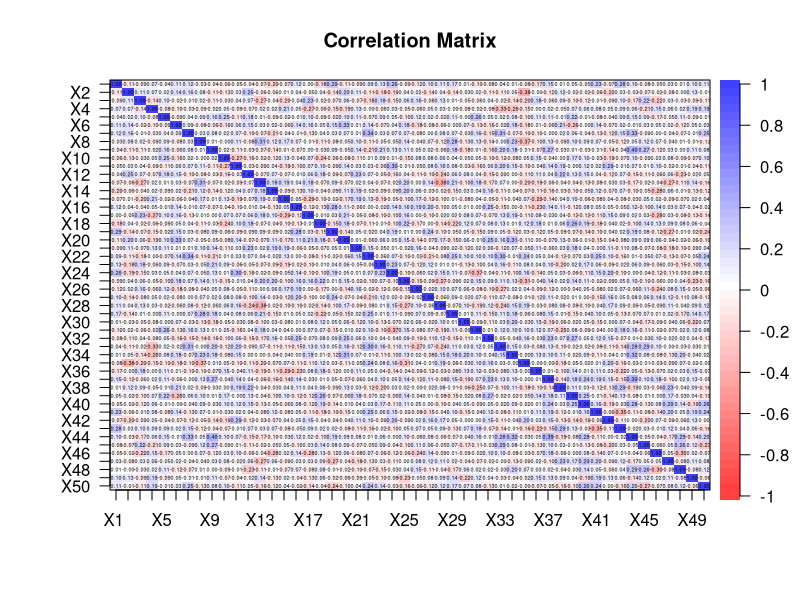
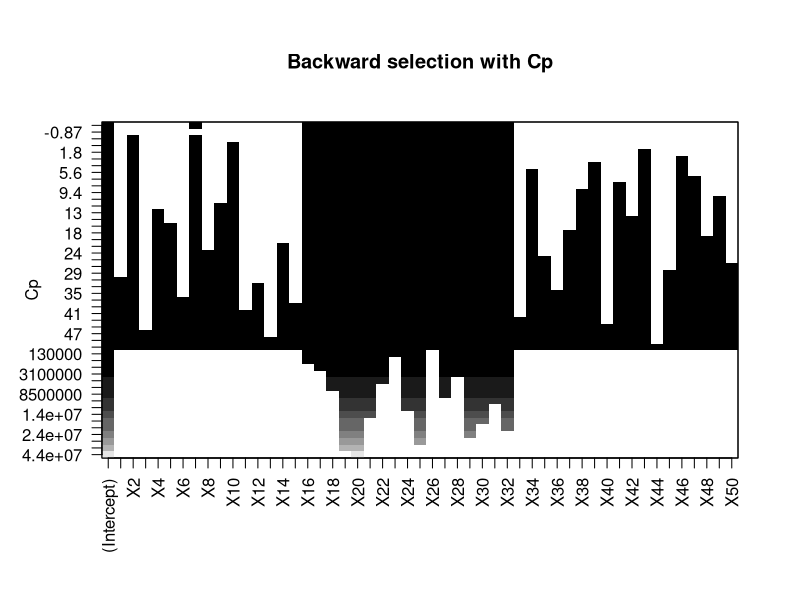
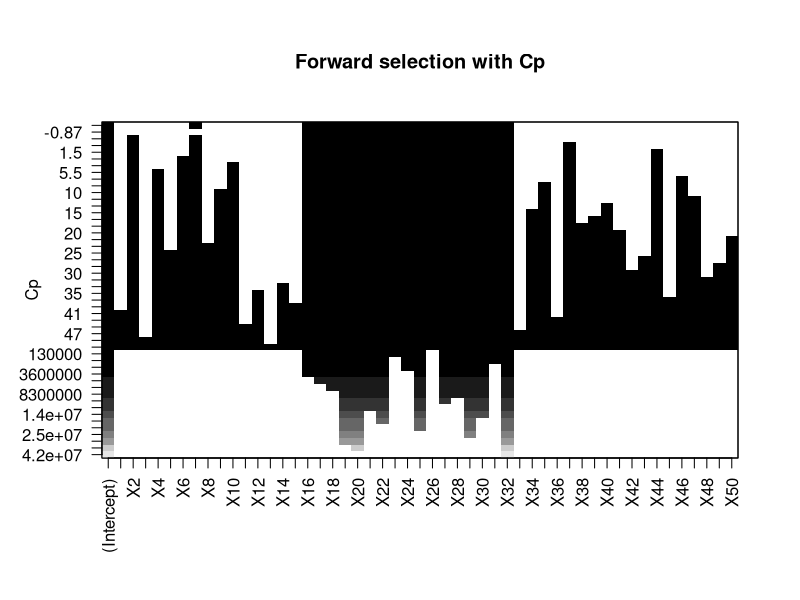
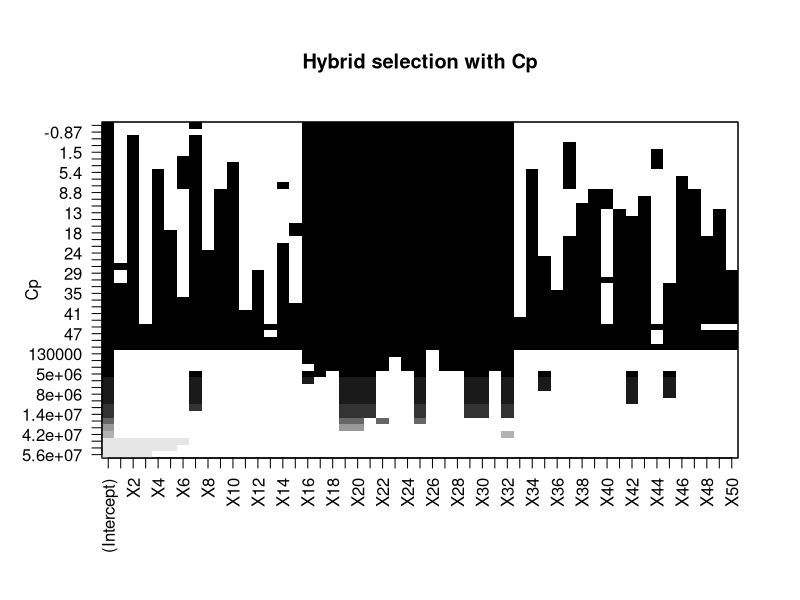
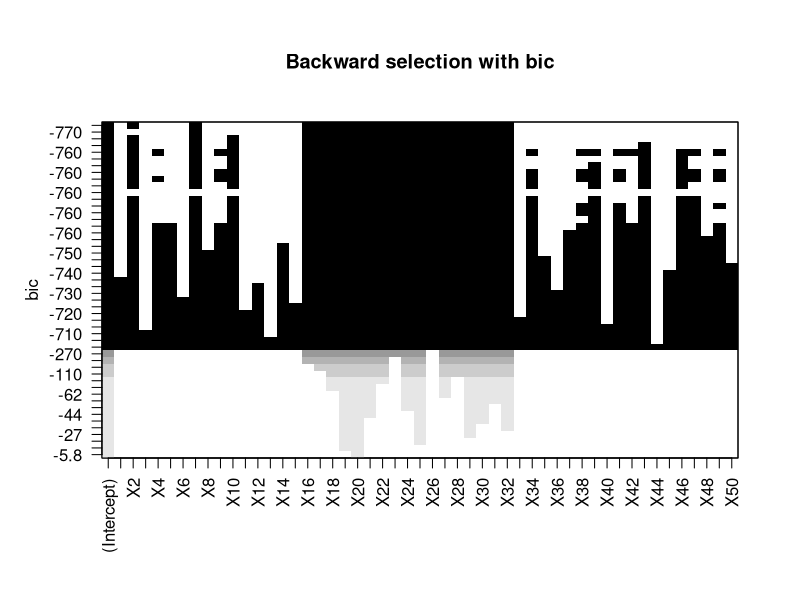
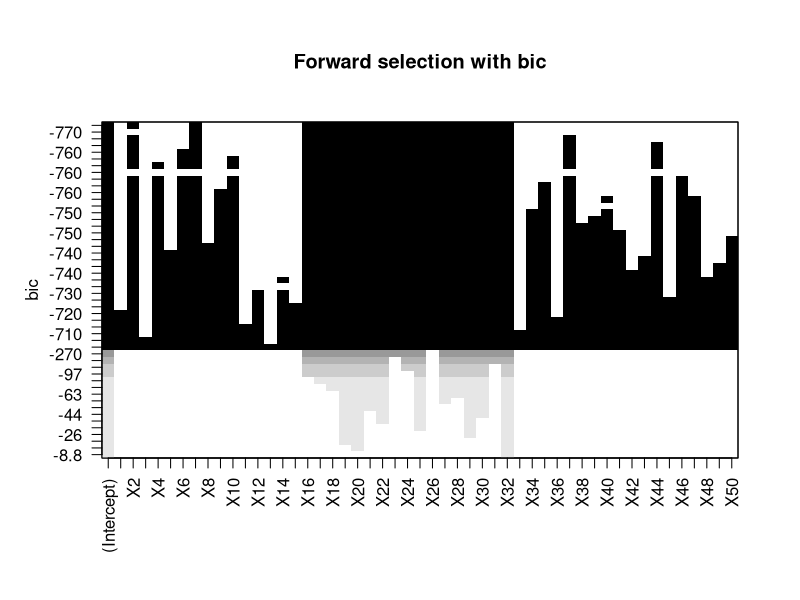
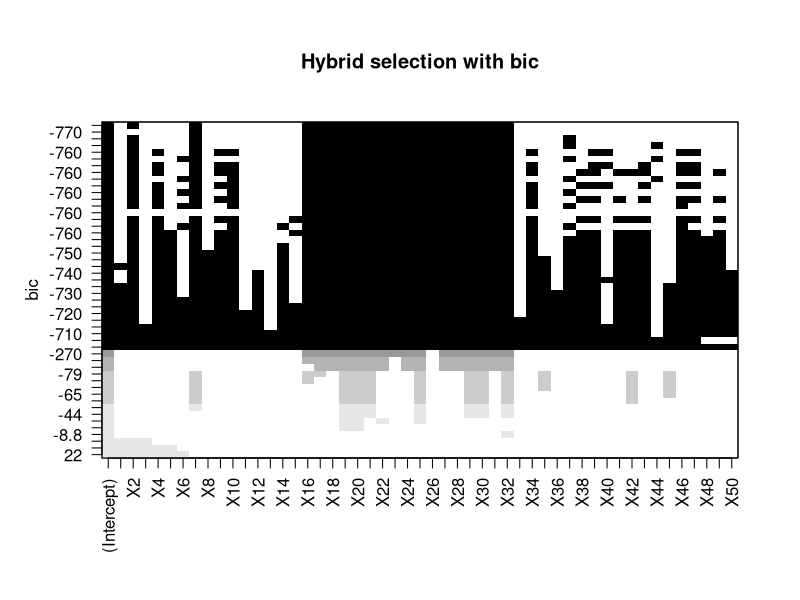
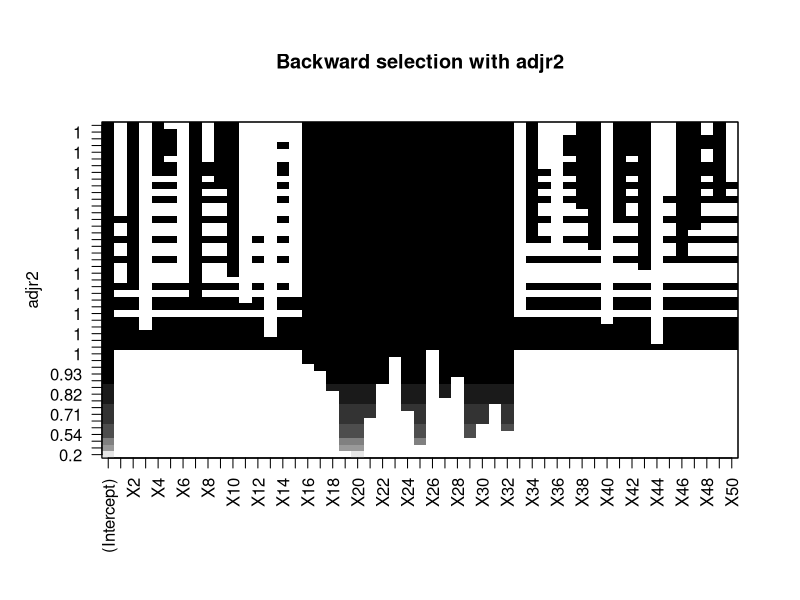

Here is the R script that generated these plots, in order:
####################################################
####################### Setup ######################
####################################################
library(glmnet)   # Load the "glmnet" package
library(plotmo)   # Load the "plotmo" package
library(corrplot) # Load the "corrplot" package
library(psych)    # Load the "psych" package
library(leaps)    # Load the "leaps" package for BSS and stepwise
library(car)      # Load the "car" package for Variance Inflation Factor (VIF) calculation

# Load the dataset
data <- read.csv("RegressionDataset_DA_group1.csv", header = T, na.strings = "?")

head(data)
data <- na.omit(data) # Remove rows with missing values

set.seed(1)        # Use a fixed seed for reproducibility of the experiment

# Save "Y" values in "y" and all values except for "Y" in "x"
x <- model.matrix(Y ~ ., data)[, -1] # Save all values except for "Y"
y <- data$Y # Save "Y" values

train <- sample(1:nrow(x), 0.8 * nrow(x)) # Sample 80% of the data for training set
test <- (-train)  # The remaining data will be the test set
y.test <- y[test] # Save test set "Y" values

# Parameters
n <- nrow(data[train, ]) # Number of observations in the training set
p <- ncol(x[train, ])    # Number of regressors

####################################################
############### Preliminary analysis ###############
####################################################

############### Correlation Matrix #################
dev.new()
corData <- round(cor(x), digits = 2) # Calculate the correlation matrix of x and round the values to 2 decimal places
# Uncomment the next line to save the plot as a PDF file
# pdf(file="corr.pdf", width=26, height=15)
corPlot(corData, cex = 0.22, show.legend = TRUE, main = "Correlation Matrix") # Plot the correlation matrix with specified font size and display legend
# dev.off()

####################################################
################## Linear Model ####################
####################################################
lm.mod <- lm(Y ~ ., data = data[train, ]) # Fit a linear regression model to the data, using all variables in training set
summary(lm.mod) # Get the summary of the model
lm.predict <- predict(lm.mod, newdata = (data[test, ])) # Make predictions using the model on the test data
lm.coef <- coef(lm.mod) # Get the coefficients of the model

####################### Test ######################
lm.mse <- mean((lm.predict - y[test])^2) # Calculate the mean squared error between the predicted values and the actual values in the test data
lm.mse # Display the mean squared error

################### Print Results ##################
lm.predictors <- round(lm.coef / 100, digits = 0) # Round the values in bwd.coef and divide by 100, with 0 decimal places
intToUtf8(lm.predictors) # Convert the values in bwd.predictors to UTF-8 encoded integers

# vif(lm.mod) # verifica la collinearità dei dati #CANCELLARE?????????

####################################################
###################### BSS #########################
####################################################
# The following code performs BSS, which is computationally inefficient, however, since it both has a p
# approximately greater than 30 
# full.regfit <- regsubsets(Y ~ ., nvmax = variables_selected, data = data[train, ], really.big = T)
# summary(full.regfit)

####################################################
################### Stepwise #######################
####################################################
# The following code performs forward, backward, and hybrid selection on the training data 
# using the 'regsubsets' function from the 'leaps' package. 
# The function returns the best subset of predictors for each method of selection.
# The performance of each method is evaluated by computing the mean squared error (MSE) 
# between the predicted values and the actual values of the response variable on the test data.
# Finally, the coefficients of the best models are rounded to the nearest 100 and converted to UTF-8 format.

################# Forward selection ################
fwd.regfit <- regsubsets(Y ~ ., data = data[train, ], nvmax = p, method = "forward") # Forward selection on the training data
summary(fwd.regfit) # Summary of the results of forward selection

################# Backward selection ################
bwd.regfit <- regsubsets(Y ~ ., data = data[train, ], nvmax = p, method = "backward") # Backward selection on the training data
summary(bwd.regfit) # Summary of the results of forward selection

################# Hybrid selection ################
hyb.regfit <- regsubsets(Y ~ ., data = data[train, ], nvmax = p, method = "seqrep") # Hybrid selection on the training data
summary(hyb.regfit) # Summary of the results of forward selection

####################### Test ######################
test.mat <- model.matrix(Y ~ ., data = data[test, ]) #Model matrix for the test data

############ Test on backward selection ############
# The following lines evaluate the performance of the best model obtained from backward selection
val.errors <- rep(NA, p) # Creates a vector of NA values with length 'p' to store the MSE values for each model

for (i in 1:p) {
  coefi <- coef(bwd.regfit, id = i)           # Extracts the coefficients for the i-th model obtained from backward selection
  pred <- test.mat[, names(coefi)] %*% coefi  # Computes the predicted values for the response variable
  val.errors[i] <- mean((y[test] - pred)^2)   # Computes the MSE for the i-th model and stores it in the 'val.errors' vector
}

min <- which.min(val.errors) # Index of the minimum MSE value
bwd.mse <- val.errors[min]   # Stores the minimum MSE value in 'bwd.mse'
bwd.coef <- coef(bwd.regfit, min) # Extracts the coefficients for the best model obtained from backward selection

########### Test on forward selection ###########
# The following lines evaluate the performance of the best model obtained from forward selection
val.errors <- rep(NA, p) # Creates a vector of NA values with length 'p' to store the MSE values for each model

for (i in 1:p) {
  coefi <- coef(fwd.regfit, id = i)           # Extracts the coefficients for the i-th model obtained from forward selection
  pred <- test.mat[, names(coefi)] %*% coefi  # Computes the predicted values for the response variable
  val.errors[i] <- mean((y[test] - pred)^2)   # Computes the MSE for the i-th model and stores it in the 'val.errors' vector
}

min <- which.min(val.errors) # Index of the minimum MSE value
fwd.mse <- val.errors[min]   # Stores the minimum MSE value in 'fwd.mse'
fwd.coef <- coef(fwd.regfit, which.min(val.errors)) # Extracts the coefficients for the best model obtained from forward selection

############ Test on hybrid selection ############
# The following lines evaluate the performance of the best model obtained from hybrid selection
val.errors <- rep(NA, p) # Creates a vector of NA values with length 'p' to store the MSE values for each model

for (i in 1:p) {
  coefi <- coef(hyb.regfit, id = i)           # Extracts the coefficients for the i-th model obtained from hybrid selection
  pred <- test.mat[, names(coefi)] %*% coefi  # Computes the predicted values for the response variable
  val.errors[i] <- mean((y[test] - pred)^2)   # Computes the MSE for the i-th model and stores it in the 'val.errors' vector
}

# The best model is the one that contains which.min(val.errors) (ten in the book) variables.
min <- which.min(val.errors) # Index of the minimum MSE value
hyb.mse <- val.errors[min] # Stores the minimum MSE value in 'hyb.mse'
hyb.coef <- coef(hyb.regfit, which.min(val.errors)) # Extracts the coefficients for the best model obtained from hybrid selection

######################## Plot ########################

###### LI LASCIAMO???????????????????????!!!!
dev.new()
# pdf(file="backward_cp_v20.pdf", width=20, height=10)
plot(bwd.regfit, scale = "Cp")
title("Backward selection with Cp")
# dev.off()

dev.new()
# pdf(file="forward_cp_v20.pdf", width=20, height=10)
plot(fwd.regfit, scale = "Cp")
title("Forward selection with Cp")
# dev.off()

dev.new()
# pdf(file="hybrid_cp_v20.pdf", width=20, height=10)
plot(hyb.regfit, scale = "Cp")
title("Hybrid selection with Cp")
# dev.off()

dev.new()
# pdf(file="backward_bic_v20.pdf", width=20, height=10)
plot(bwd.regfit, scale = "bic")
title("Backward selection with bic")
# dev.off()

dev.new()
# pdf(file="forward_bic_v20.pdf", width=20, height=10)
plot(fwd.regfit, scale = "bic")
title("Forward selection with bic")
# dev.off()

dev.new()
# pdf(file="hybrid_bic_v20.pdf", width=20, height=10)
plot(hyb.regfit, scale = "bic")
title("Hybrid selection with bic")
# dev.off()

dev.new()
# pdf(file="backward_adjr_v20.pdf", width=20, height=10)
plot(bwd.regfit, scale = "adjr2")
title("Backward selection with adjr2")
# dev.off()

dev.new()
# pdf(file="forward_adjr_v20.pdf", width=20, height=10)
plot(fwd.regfit, scale = "adjr2")
title("Forward selection with adjr2")
# dev.off()

dev.new()
# pdf(file="hybrid_adjr_v20.pdf", width=20, height=10)
plot(hyb.regfit, scale = "adjr2")
title("Hybrid selection with adjr2")
# dev.off()

################### Print Results ##################
bwd.predictors <- round(bwd.coef / 100, digits = 0) # Round the values in bwd.coef and divide by 100, with 0 decimal places
intToUtf8(bwd.predictors) # Convert the values in bwd.predictors to UTF-8 encoded integers

fwd.predictors <- round(fwd.coef / 100, digits = 0) # Round the values in fwd.coef and divide by 100, with 0 decimal places
intToUtf8(fwd.predictors) # Convert the values in fwd.predictors to UTF-8 encoded integers

hyb.predictors <- round(hyb.coef / 100, digits = 0) # Round the values in hyb.coef and divide by 100, with 0 decimal places
intToUtf8(hyb.predictors) # Convert the values in hyb.predictors to UTF-8 encoded integers

####################################################
###################### Ridge #######################
####################################################
grid <- 10^seq(5, -2, length = 1000) # Define a sequence of 1000 numbers logarithmically spaced between 10^5 and 10^-2

# Use the argument alpha = 0 to perform ridge
ridge.mod <- glmnet(x[train, ], y[train], alpha = 0, lambda = grid) # Fit a ridge regression model with alpha=0 and the grid of lambda values defined earlier

dev.new()
plot_glmnet(ridge.mod, xvar = "lambda") # Plot the ridge regression model, with x-axis as log lambda

# Perform 10-fold cross-validation to determine the best lambda value for the ridge model
cv.out <- cv.glmnet(x[train, ], y[train], alpha = 0, lambda = grid)

dev.new()
plot(cv.out) # Plot the cross-validation results

bestlam <- cv.out$lambda.min # Get the best lambda value from cross-validation

ridge.pred <- predict(ridge.mod, s = bestlam, newx = x[test, ]) # Calculate the predictions using the best lambda value
ridge.mse <- mean((ridge.pred - y[test])^2) # Calculate the mean squared error of the predictions on test set
ridge.mse # Print the mean squared error

ridge.out <- glmnet(x, y, alpha = 0, lambda = grid) # Fit the ridge regression model to the entire data set
ridge.coef <- predict(ridge.out, type = "coefficients", s = bestlam)[1:p + 1, ] # Get the coefficients for the best lambda value
ridge.coef # Print the coefficients

dev.new()
plot_glmnet(ridge.out, xvar = "lambda") # Plot the ridge regression model for the entire data set

################### Print Results ##################
# Round the coefficients and convert to utf-8 format
ridge.predictors <- round(ridge.coef / 100, digits = 0)
intToUtf8(ridge.predictors)

####################################################
###################### LASSO #######################
####################################################
grid <- 10^seq(5, -2, length = 1000) # Define a sequence of 1000 numbers logarithmically spaced between 10^5 and 10^-2

# use the argument alpha = 1 to perform lasso
lasso.mod <- glmnet(x[train, ], y[train], alpha = 1, lambda = grid) # Fit a lasso regression model with alpha=1 and the grid of lambda values defined earlier

dev.new()
plot(lasso.mod, label = T) # Plot the model fit to the training data as a function of L1 norm

dev.new()
plot_glmnet(lasso.mod, xvar = "lambda") # Plot the model fit to the training data as a function of log lambda using plot_glmnet() function

# Perform 10-fold cross-validation to determine the best lambda value for the lasso model
cv.out <- cv.glmnet(x[train, ], y[train], alpha = 1, lambda = grid)

dev.new()
plot(cv.out) # Plot the cross-validation results

bestlam <- cv.out$lambda.1se # Determine the best lambda value based on the cross-validation results, we choose the 1se to select
                             # the most parsimonious model with low error 
# bestlam <- cv.out$lambda.min # If you want the minimum only based on MSE

lasso.pred <- predict(lasso.mod, s = bestlam, newx = x[test, ]) # Use the best lambda value to make predictions on the test data
lasso.mse <- mean((lasso.pred - y[test])^2) # Calculate the mean squared error of the predictions on the test data
lasso.mse # Print the mean squared error

lasso.out <- glmnet(x, y, alpha = 1, lambda = grid) # Fit the lasso model to the entire data set
lasso.coef <- predict(lasso.out, type = "coefficients", s = bestlam)[1:p + 1, ] # Extract coefficients
lasso.coef # Print the coefficient values
lasso.coef[lasso.coef != 0] # Print the non-zero coefficient values
cat("Number of coefficients equal to 0:", sum(lasso.coef == 0), "\n") # Print the number of coefficients equal to 0

dev.new()
plot_glmnet(lasso.out, xvar = "lambda") # Plot the lasso model fit to the entire data set as a function of log lambda using plot_glmnet() function

################### Print Results ##################
# Round the coefficient values to the nearest 100 and convert the result to UTF-8
lasso.predictors <- round(lasso.coef / 100, digits = 0)
intToUtf8(lasso.predictors)

####################################################
################### Elastic Net ####################
####################################################
enet.mod <- glmnet(x[train, ], y[train], alpha = 0.1, lambda = grid) # Fit the Elastic Net Model with an alpha value of 0.1
enet.pred <- predict(enet.mod, s = 0.1, newx = x[test, ]) # Predict using the fitted model and a lambda value of 0.1
min <- mean((enet.pred - y.test)^2) # Calculate the mean squared error
def.alp <- 0 # Initialize default alpha value

# Loop through different alpha values from 0.5 to 0.9 with a step of 0.05
# This loop is more towards the lasso side since it's not recommended to apply ridge for highly uncorrelated data
for (alp in seq(0.5, 0.9, by = 0.05)) {
  enet.mod <- glmnet(x[train, ], y[train], alpha = alp, lambda = grid) # Fit the Elastic Net Model with the current alpha value
  cv.out <- cv.glmnet(x[train, ], y[train], alpha = alp, lambda = grid) # Perform cross-validation to find the best lambda value
  enet.bestlam <- cv.out$lambda.min # Get the best lambda value
  
  enet.pred <- predict(enet.mod, s = enet.bestlam, newx = x[test, ]) # Predict using the fitted model and the best lambda value
  enet.mse <- mean((enet.pred - y.test)^2) # Calculate the mean squared error
  
  # If the current mean squared error is lower than the minimum mean squared error, update the minimum and default alpha value
  if (enet.mse < min) {
    min <- enet.mse
    def.alp <- alp
  }
}

# Fit the Elastic Net Model with the best default alpha value
enet.mod <- glmnet(x[train, ], y[train], alpha = def.alp, lambda = grid)
# Plot the fitted model
dev.new()
plot(enet.mod, label = T)
dev.new()
plot(enet.mod, label = T, xvar = "lambda")
plot_glmnet(enet.mod, xvar = "lambda")

cv.out <- cv.glmnet(x[train, ], y[train], alpha = def.alp, lambda = grid) # Perform cross-validation

# Plot the cross-validation results
dev.new()
plot(cv.out)

enet.bestlam <- cv.out$lambda.min # Get the best lambda value

enet.pred <- predict(enet.mod, s = enet.bestlam, newx = x[test, ]) # Predict using the fitted model and the best lambda value
enet.mse <- mean((enet.pred - y.test)^2) # Calculate the mean squared error

enet.coef <- predict(enet.mod, type = "coefficients", s = enet.bestlam)[1:p+1, ] # Get the coefficients for the fitted model with the best lambda value

################### Print Results ##################
# Finally, we took the vector with the best predictors estimate, we diveded by 100 and and we make the conversation in ASCII.
enet.predictors <- round(enet.coef / 100, digits = 0)
intToUtf8(enet.predictors)

####################################################
################# Print all MSE ###################
####################################################
# Finally, we print all calculated MSE values to evaluate the best technique
lm.mse
fwd.mse
bwd.mse
hyb.mse
lasso.mse
ridge.mse
enet.mse
